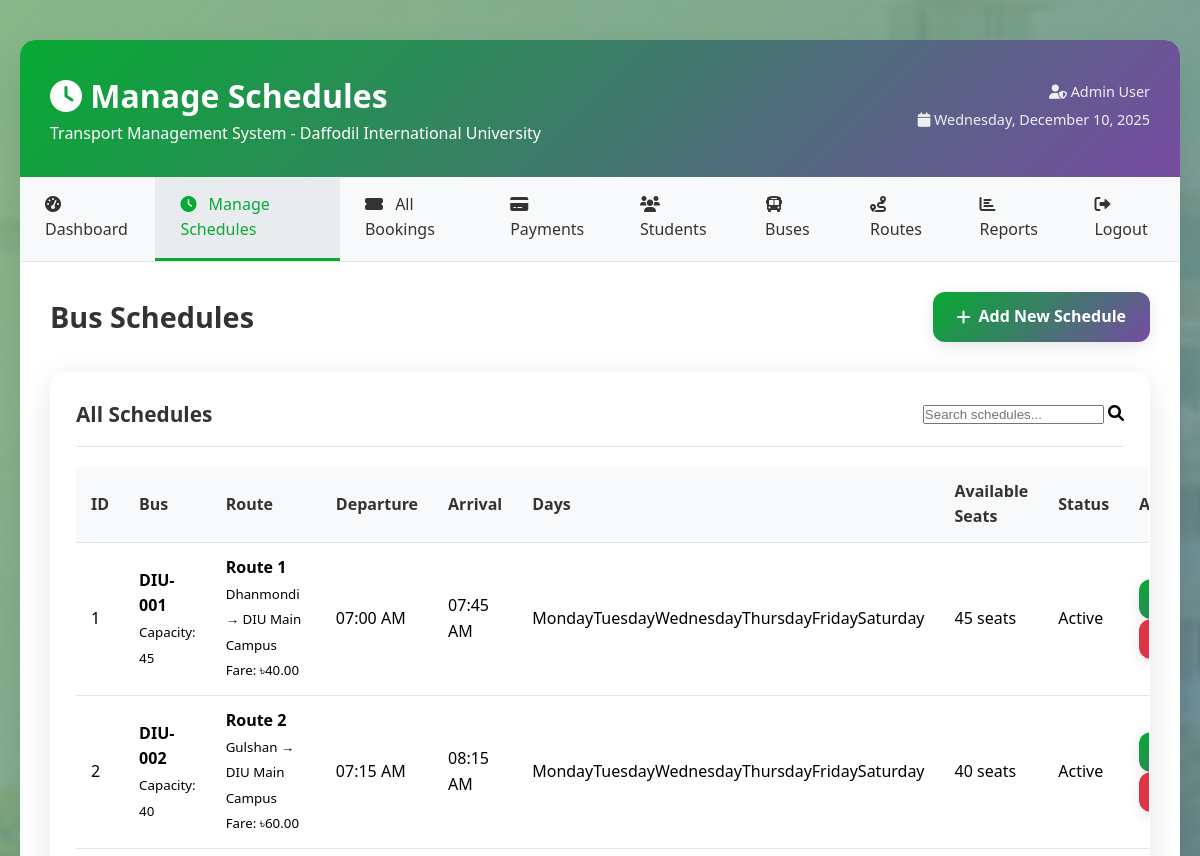
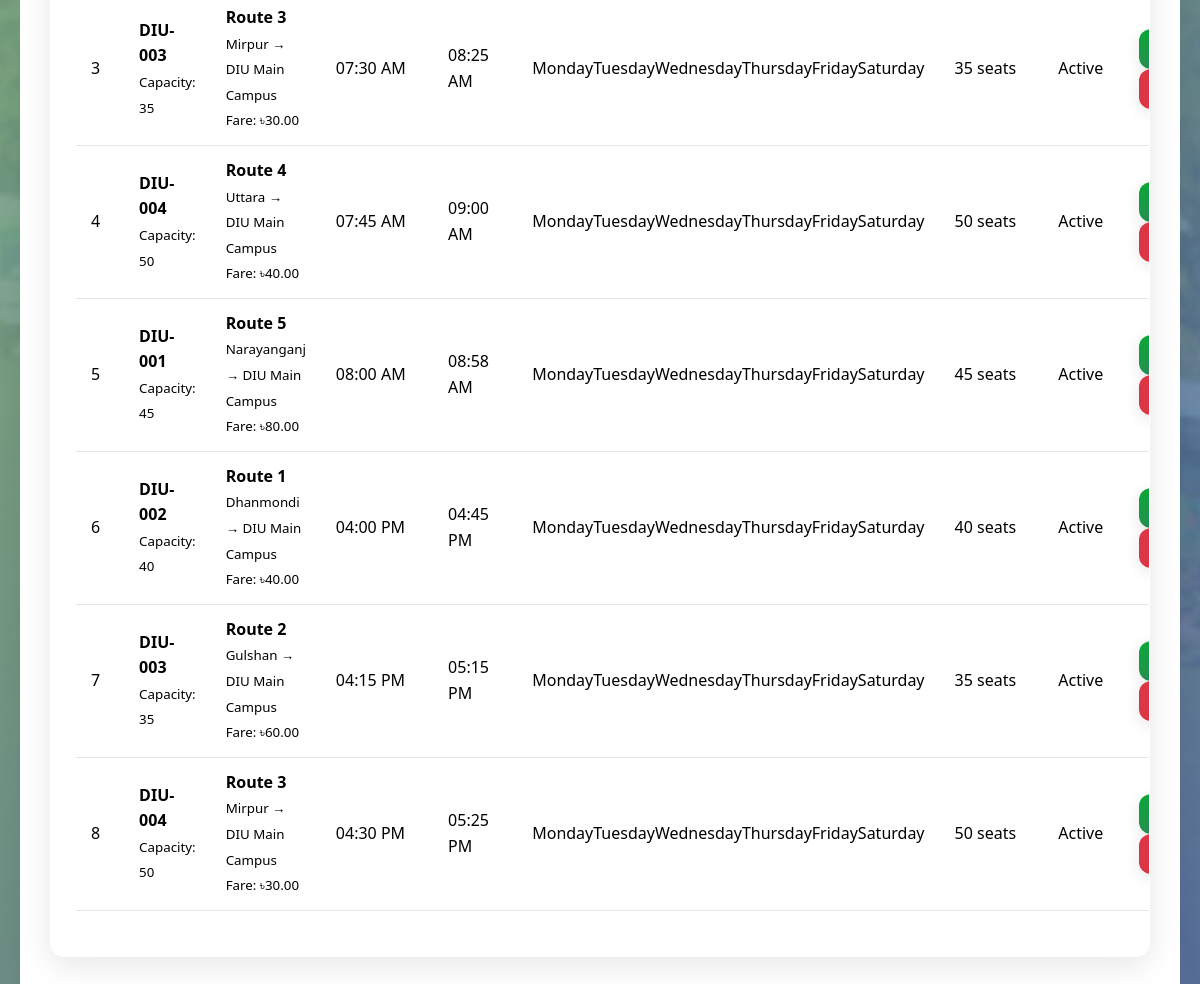
/admin/schedules.php (signed in), run on the app's committed database (2 pictures, top to bottom).
### tables this page shows
CREATE TABLE schedules (
    id INT AUTO_INCREMENT PRIMARY KEY,
    bus_id INT NOT NULL,
    route_id INT NOT NULL,
    departure_time TIME NOT NULL,
    arrival_time TIME NOT NULL,
    days_of_week VARCHAR(50) NOT NULL,  
    available_seats INT NOT NULL,
    status ENUM('active', 'cancelled', 'completed') DEFAULT 'active',
    created_at TIMESTAMP DEFAULT CURRENT_TIMESTAMP,
    FOREIGN KEY (bus_id) REFERENCES buses(id) ON DELETE CASCADE,
    FOREIGN KEY (route_id) REFERENCES routes(id) ON DELETE CASCADE
);

CREATE TABLE buses (
    id INT AUTO_INCREMENT PRIMARY KEY,
    bus_number VARCHAR(20) UNIQUE NOT NULL,
    capacity INT NOT NULL,
    model VARCHAR(50) NULL,
    driver_name VARCHAR(100) NULL,
    driver_phone VARCHAR(15) NULL,
    status ENUM('active', 'maintenance', 'inactive') DEFAULT 'active',
    created_at TIMESTAMP DEFAULT CURRENT_TIMESTAMP
);

CREATE TABLE routes (
    id INT AUTO_INCREMENT PRIMARY KEY,
    route_name VARCHAR(100) NOT NULL,
    start_location VARCHAR(100) NOT NULL,
    end_location VARCHAR(100) NOT NULL,
    distance_km DECIMAL(5,2) NULL,
    estimated_time_minutes INT NULL,
    fare DECIMAL(8,2) NOT NULL,
    status ENUM('active', 'inactive') DEFAULT 'active',
    created_at TIMESTAMP DEFAULT CURRENT_TIMESTAMP
);

### admin/schedules.php (the view, shortened to what this page needs)
<?php
require_once '../config/database.php';
$sql = "SELECT s.*, b.bus_number, b.capacity, r.route_name, r.start_location, r.end_location, r.fare
        FROM schedules s
        JOIN buses b ON s.bus_id = b.id
        JOIN routes r ON s.route_id = r.id
        ORDER BY s.departure_time, s.days_of_week";
$schedules = $conn->query($sql);
?>
<!DOCTYPE html>
<html lang="en">
<head>
    <link rel="stylesheet" href="../assets/css/style.css">
    <link href="https://cdnjs.cloudflare.com/ajax/libs/font-awesome/6.0.0/css/all.min.css" rel="stylesheet">
</head>
<body>
    <div class="container">
        <div class="dashboard">
            <div class="dashboard-header">
                <div>
                    <h1><i class="fas fa-clock"></i> Manage Schedules</h1>
                    <p>Transport Management System - Daffodil International University</p>
                </div>
                <div class="user-info">
                    <p><i class="fas fa-user-shield"></i> <?php echo htmlspecialchars($_SESSION['name']); ?></p>
                    <p><i class="fas fa-calendar"></i> <?php echo date('l, F j, Y'); ?></p>
                </div>
            </div>
            <nav class="nav-menu">
                <ul>
                    <li><a href="dashboard.php"><i class="fas fa-tachometer-alt"></i> Dashboard</a></li>
                    <li><a href="schedules.php" class="active"><i class="fas fa-clock"></i> Manage Schedules</a></li>
                    <li><a href="bookings.php"><i class="fas fa-ticket-alt"></i> All Bookings</a></li>
                    <li><a href="payments.php"><i class="fas fa-credit-card"></i> Payments</a></li>
                    <li><a href="students.php"><i class="fas fa-users"></i> Students</a></li>
                    <li><a href="buses.php"><i class="fas fa-bus"></i> Buses</a></li>
                    <li><a href="routes.php"><i class="fas fa-route"></i> Routes</a></li>
                    <li><a href="reports.php"><i class="fas fa-chart-bar"></i> Reports</a></li>
                    <li><a href="../logout.php"><i class="fas fa-sign-out-alt"></i> Logout</a></li>
                </ul>
            </nav>
            <div class="content">
                <div class="content-header">
                    <h2>Bus Schedules</h2>
                    <a href="add_schedule.php" class="btn btn-primary">
                        <i class="fas fa-plus"></i> Add New Schedule
                    </a>
                </div>
                <div class="card">
                    <div class="card-header">
                        <h3>All Schedules</h3>
                        <div class="search-box">
                            <input type="text" id="scheduleSearch" placeholder="Search schedules...">
                            <i class="fas fa-search"></i>
                        </div>
                    </div>
                    <div class="card-body">
                        <div class="table-responsive">
                            <table class="table">
                                <thead>
                                    <tr>
                                        <th>ID</th>
                                        <th>Bus</th>
                                        <th>Route</th>
                                        <th>Departure</th>
                                        <th>Arrival</th>
                                        <th>Days</th>
                                        <th>Available Seats</th>
                                        <th>Status</th>
                                        <th>Actions</th>
                                    </tr>
                                </thead>
                                <tbody>
                                    <?php if ($schedules && $schedules->num_rows > 0): ?>
                                        <?php while ($schedule = $schedules->fetch_assoc()): ?>
                                            <tr>
                                                <td><?php echo $schedule['id']; ?></td>
                                                <td>
                                                    <strong><?php echo htmlspecialchars($schedule['bus_number']); ?></strong><br>
                                                    <small>Capacity: <?php echo $schedule['capacity']; ?></small>
                                                </td>
                                                <td>
                                                    <strong><?php echo htmlspecialchars($schedule['route_name']); ?></strong><br>
                                                    <small><?php echo htmlspecialchars($schedule['start_location']); ?> → <?php echo htmlspecialchars($schedule['end_location']); ?></small><br>
                                                    <small>Fare: ৳<?php echo number_format($schedule['fare'], 2); ?></small>
                                                </td>
                                                <td><?php echo date('h:i A', strtotime($schedule['departure_time'])); ?></td>
                                                <td><?php echo date('h:i A', strtotime($schedule['arrival_time'])); ?></td>
                                                <td>
                                                    <?php
                                                    $days = explode(',', $schedule['days_of_week']);
                                                    foreach ($days as $day) {
                                                        echo '<span class="badge badge-info">' . trim($day) . '</span>';
                                                    }
                                                    ?>
                                                </td>
                                                <td>
                                                    <span class="badge badge-<?php echo $schedule['available_seats'] > 10 ? 'success' : ($schedule['available_seats'] > 0 ? 'warning' : 'danger'); ?>">
                                                        <?php echo $schedule['available_seats']; ?> seats
                                                    </span>
                                                </td>
                                                <td>
                                                    <span class="badge badge-<?php echo $schedule['status'] === 'active' ? 'success' : ($schedule['status'] === 'cancelled' ? 'danger' : 'secondary'); ?>">
                                                        <?php echo ucfirst($schedule['status']); ?>
                                                    </span>
                                                </td>
                                                <td>
                                                    <div class="action-buttons">
                                                        <a href="edit_schedule.php?id=<?php echo $schedule['id']; ?>" class="btn btn-sm btn-primary" title="Edit">
                                                        </a>
                                                        <form method="POST" style="display: inline;" onsubmit="return confirm('Are you sure you want to delete this schedule?');">
                                                            <button type="submit" name="delete_schedule" class="btn btn-sm btn-danger" title="Delete">
                                                            </button>
                                                        </form>
                                                    </div>
                                                </td>
                                            </tr>
                                        <?php endwhile; ?>
                                    <?php else: ?>
                                        <tr>
                                            <td colspan="9" class="text-center">No schedules found.</td>
                                        </tr>
                                    <?php endif; ?>
                                </tbody>
                            </table>
                        </div>
                    </div>
                </div>
            </div>
        </div>
    </div>
</body>
</html>

### assets/css/style.css (style rules this page uses)
* { margin: 0; padding: 0; box-sizing: border-box; }
body { font-family: 'Segoe UI', Tahoma, Geneva, Verdana, sans-serif; line-height: 1.6; color: #000000; background: linear-gradient(135deg, rgba(100, 187, 69, 0.8) 0%, rgba(53, 112, 182, 0.8) 100%), url('../images/dashboard-bg.jpg'); background-size: cover; background-position: center; background-attachment: fixed; background-repeat: no-repeat; min-height: 100vh; transition: background 0.5s ease-in-out; position: relative; }
body::before { content: ''; position: fixed; top: 0; left: 0; width: 100%; height: 100%; background: linear-gradient(135deg, rgba(147, 179, 154, 0.671) 0%, rgba(118, 75, 162, 0.3) 100%); z-index: -1; transition: opacity 0.5s ease-in-out; }
.container { max-width: 1200px; margin: 0 auto; padding: 20px; position: relative; z-index: 1; }
.btn { display: inline-flex; align-items: center; justify-content: center; padding: 12px 24px; border: none; border-radius: 12px; font-size: 1rem; font-weight: 600; text-decoration: none; cursor: pointer; transition: all 0.3s cubic-bezier(0.4, 0, 0.2, 1); min-width: 120px; position: relative; overflow: hidden; box-shadow: 0 4px 15px rgba(0, 0, 0, 0.1); }
.btn::before { content: ''; position: absolute; top: 0; left: -100%; width: 100%; height: 100%; background: linear-gradient(90deg, transparent, rgba(255, 255, 255, 0.3), transparent); transition: left 0.5s ease-in-out; }
.btn i { margin-right: 8px; }
.btn-primary { background: linear-gradient(135deg, #06aa33 0%, #764ba2 100%); color: white; }
.btn-danger { background: #dc3545; color: white; }
.dashboard { background: white; border-radius: 15px; box-shadow: 0 20px 40px rgba(0, 0, 0, 0.1); overflow: hidden; margin: 20px 0; }
.dashboard-header { background: linear-gradient(135deg, #06aa33 0%, #764ba2 100%); color: white; padding: 30px; display: flex; justify-content: space-between; align-items: center; }
.dashboard-header h1 { font-size: 2rem; font-weight: 700; }
.user-info { text-align: right; }
.user-info p { margin-bottom: 5px; font-size: 0.9rem; opacity: 0.9; }
.nav-menu { background: #f8f9fa; padding: 0; border-bottom: 1px solid #e1e5e9; }
.nav-menu ul { list-style: none; display: flex; margin: 0; padding: 0; }
.nav-menu li { margin: 0; }
.nav-menu a { display: block; padding: 15px 25px; color: #333; text-decoration: none; border-bottom: 3px solid transparent; transition: all 0.3s ease; }
.nav-menu a:hover, .nav-menu a.active { background: #e9ecef; border-bottom-color: #06aa33; color: #06aa33; }
.nav-menu i { margin-right: 8px; }
.content { padding: 30px; }
.content-header { display: flex; justify-content: space-between; align-items: center; margin-bottom: 30px; }
.content-header h2 { color: #333; font-size: 1.8rem; font-weight: 600; }
.card { background: rgba(255, 255, 255, 0.95); border-radius: 15px; box-shadow: 0 8px 32px rgba(0, 0, 0, 0.1); padding: 25px; margin-bottom: 20px; border: 1px solid rgba(255, 255, 255, 0.2); backdrop-filter: blur(10px); transition: all 0.3s ease-in-out; position: relative; overflow: hidden; }
.card::before { content: ''; position: absolute; top: 0; left: 0; right: 0; height: 3px; background: linear-gradient(90deg, #06aa33, #764ba2); transform: scaleX(0); transition: transform 0.3s ease-in-out; }
.card-header { display: flex; justify-content: space-between; align-items: center; margin-bottom: 20px; padding-bottom: 15px; border-bottom: 1px solid #e1e5e9; }
.card-header h3 { color: #333; font-size: 1.3rem; font-weight: 600; }
table { width: 100%; border-collapse: collapse; margin-bottom: 20px; }
table th, table td { padding: 12px 15px; text-align: left; border-bottom: 1px solid #e1e5e9; }
table th { background: #f8f9fa; font-weight: 600; color: #333; }

### data on the page
schedules: id "1", bus.bus_number "DIU-001", bus.capacity "45", route.route_name "Route 1", route.start_location "Dhanmondi", route.end_location "DIU Main Campus", route.fare "40.00", departure_time "07:00 AM", arrival_time "07:45 AM", days_of_week "Monday", days_of_week "Tuesday", days_of_week "Wednesday", days_of_week "Thursday", days_of_week "Friday", days_of_week "Saturday", available_seats "45", status "Active"
schedules: id "2", bus.bus_number "DIU-002", bus.capacity "40", route.route_name "Route 2", route.start_location "Gulshan", route.end_location "DIU Main Campus", route.fare "60.00", departure_time "07:15 AM", arrival_time "08:15 AM", days_of_week "Monday", days_of_week "Tuesday", days_of_week "Wednesday", days_of_week "Thursday", days_of_week "Friday", days_of_week "Saturday", available_seats "40", status "Active"
schedules: id "3", bus.bus_number "DIU-003", bus.capacity "35", route.route_name "Route 3", route.start_location "Mirpur", route.end_location "DIU Main Campus", route.fare "30.00", departure_time "07:30 AM", arrival_time "08:25 AM", days_of_week "Monday", days_of_week "Tuesday", days_of_week "Wednesday", days_of_week "Thursday", days_of_week "Friday", days_of_week "Saturday", available_seats "35", status "Active"
schedules: id "4", bus.bus_number "DIU-004", bus.capacity "50", route.route_name "Route 4", route.start_location "Uttara", route.end_location "DIU Main Campus", route.fare "40.00", departure_time "07:45 AM", arrival_time "09:00 AM", days_of_week "Monday", days_of_week "Tuesday", days_of_week "Wednesday", days_of_week "Thursday", days_of_week "Friday", days_of_week "Saturday", available_seats "50", status "Active"
schedules: id "5", bus.bus_number "DIU-001", bus.capacity "45", route.route_name "Route 5", route.start_location "Narayanganj", route.end_location "DIU Main Campus", route.fare "80.00", departure_time "08:00 AM", arrival_time "08:58 AM", days_of_week "Monday", days_of_week "Tuesday", days_of_week "Wednesday", days_of_week "Thursday", days_of_week "Friday", days_of_week "Saturday", available_seats "45", status "Active"
schedules: id "6", bus.bus_number "DIU-002", bus.capacity "40", route.route_name "Route 1", route.start_location "Dhanmondi", route.end_location "DIU Main Campus", route.fare "40.00", departure_time "04:00 PM", arrival_time "04:45 PM", days_of_week "Monday", days_of_week "Tuesday", days_of_week "Wednesday", days_of_week "Thursday", days_of_week "Friday", days_of_week "Saturday", available_seats "40", status "Active"
schedules: id "7", bus.bus_number "DIU-003", bus.capacity "35", route.route_name "Route 2", route.start_location "Gulshan", route.end_location "DIU Main Campus", route.fare "60.00", departure_time "04:15 PM", arrival_time "05:15 PM", days_of_week "Monday", days_of_week "Tuesday", days_of_week "Wednesday", days_of_week "Thursday", days_of_week "Friday", days_of_week "Saturday", available_seats "35", status "Active"
schedules: id "8", bus.bus_number "DIU-004", bus.capacity "50", route.route_name "Route 3", route.start_location "Mirpur", route.end_location "DIU Main Campus", route.fare "30.00", departure_time "04:30 PM", arrival_time "05:25 PM", days_of_week "Monday", days_of_week "Tuesday", days_of_week "Wednesday", days_of_week "Thursday", days_of_week "Friday", days_of_week "Saturday", available_seats "50", status "Active"

### other printed values
$_SESSION['name'] "Admin User"
